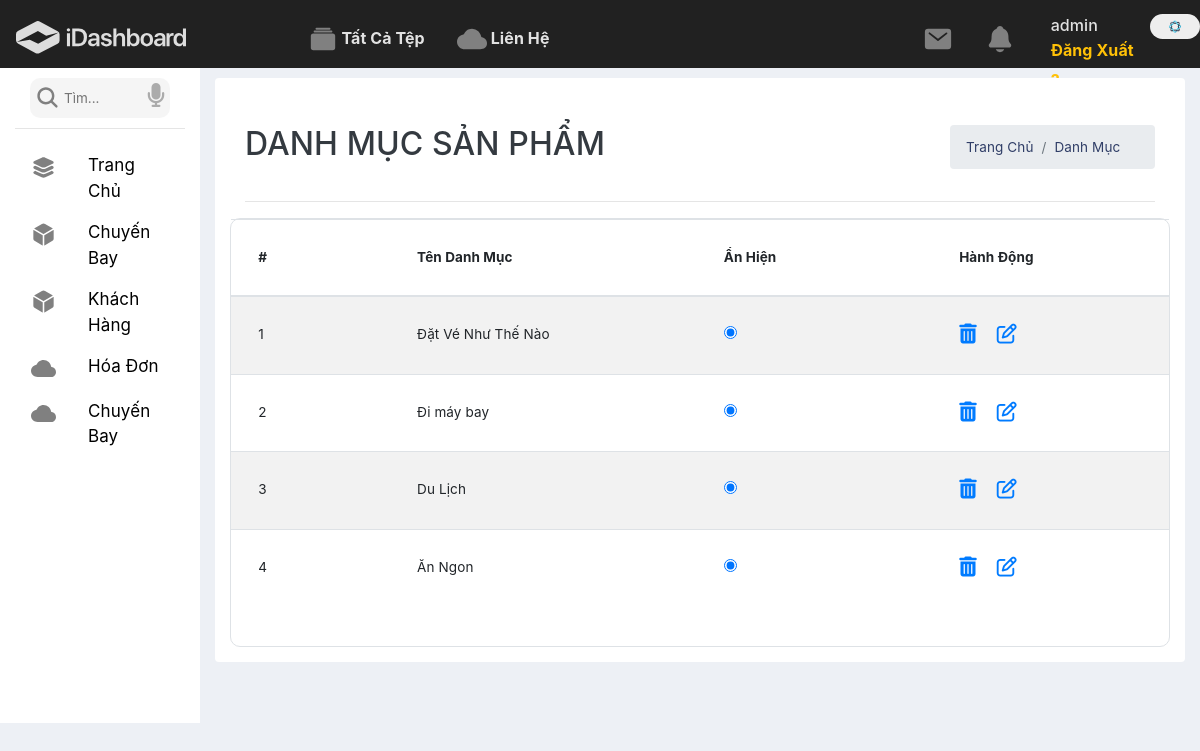
The page /admin/index.php?ctrl=loaihang&act=index (signed in) on the database its author committed.
### tables this page shows
CREATE TABLE `dmbaiviet` (
  `id` int(11) NOT NULL,
  `name` varchar(255) NOT NULL,
  `anhien` tinyint(1) NOT NULL
);

### system/database.php (called while the page is built, shortened)
<?php
function connect(){
    try {
        $ConnectionOption = array
            (
                PDO::MYSQL_ATTR_INIT_COMMAND => "SET NAMES 'utf8'",
                PDO::ATTR_ERRMODE => PDO::ERRMODE_EXCEPTION,
            );
        $conn = new PDO ('mysql:host='.HOST_DB.';dbname='.NAME_DB.';charset=utf8', USER_DB, PASS_DB, $ConnectionOption);
        $conn->setAttribute(PDO::ATTR_ERRMODE, PDO::ERRMODE_EXCEPTION);
        return $conn;
    } catch(PDOException $e) {
        include_once '../site/views/error/500.php';
    }
}
function result1($fe,$sql){
    $sqlValue = array_slice(func_get_args(),2);
    try {
        $conn = connect();
        $stmt = $conn->prepare($sql);
        $stmt->execute($sqlValue);
        if($fe===0)return $stmt->fetchAll();elseif($fe===1)return $stmt->fetch(PDO::FETCH_ASSOC);
    } catch (PDOException $e) {
        echo "Lỗi: " . $e->getMessage();
    }
    finally{
        unset($conn);
    }
}
?>

### admin/models/loaihang.php (called while the page is built, shortened)
<?php
    function showAllDm(){
        $sql = "select * from dmbaiviet where 1 order by id desc ";
        return result1(0,$sql);
    }
?>

### admin/views/loaihangindex.php (the view)
<div class="col-lg-10">
    <div class="l-box-white">
        <div class="container-fluid">
            <div class="row d-flex justify-content-between mt-3">
                <div class="col-lg-6 text-dark mt-3">
                    <h2>DANH MỤC SẢN PHẨM</h2>
                </div>
                <div class="col-lg-3 mt-3">
                    <nav aria-label="breadcrumb ">
                        <ol class="breadcrumb">
                            <li class="breadcrumb-item"><a href="#">Trang Chủ</a></li>
                            <li class="breadcrumb-item"><a href="#">Danh Mục</a></li>
                        </ol>
                    </nav>
                </div>
            </div>
            <hr>
            <div class="row mt-3">
                <div class="col-lg-12 bg-white pb-4 border">
                    <div class="row d-flex justify-content-center">
                        <table class="table table-striped w-100">
                            <thead class="thead-inverse">
                                <tr>
                                    <th width="200">#</th>
                                    <th width="400">Tên Danh Mục</th>
                                    <th width="300">Ẩn Hiện</th>
                                    <th width="300">Hành Động</th>
                                </tr>
                            </thead>
                            <tbody>
                                <?php
                                    $i=0;
                                    foreach ($showAllDm as $motdm) {
                                        $i++;
                                        $id = $motdm['id'];
                                        $anhien = $motdm['anhien'];
                                        if($anhien == 1){
                                            $anhien = 'checked';
                                        }else{
                                            $anhien ='onclick="return false"';
                                        }
                                        $linkdel = "/ban-ve-may-bay/admin/index.php?ctrl=loaihang&act=del&iddel=".$id;
                                        $linkedit = "/ban-ve-may-bay/admin/index.php?ctrl=loaihang&act=add&idedit=".$id;
                                    ?>
                                    <tr>
                                        <td><?=$i?></td>
                                        <td><?=$motdm['name']?></td>
                                        <td><input type="radio" <?=$anhien?>> </td>
                                        <td>
                                            <a onclick='checkDelete("<?=$linkdel?>")'><i class="fa fa-trash mr-3"></i></a>
                                            <a href="<?=$linkedit?>"><i class="fa fa-edit"></i></a>
                                        </td>
                                    </tr>
                                <?php }?>
                            </tbody>
                        </table>
                    </div>
                </div>
            </div>
        </div>
    </div>
</div>

### admin/views/css/style.css (style rules this page uses)
a, a:hover, a:active { text-decoration: none !important; color: #303e67; }
body { margin: 0; overflow-x: hidden !important; font-size: .845rem; background-color: #edf0f5; color: rgba(0, 0, 0, 0.95); min-height: 100vh; letter-spacing: 0.1px; line-height: 1.5; font-family: "Inter", sans-serif; }
.bg-white { background-color: white; }
.border { border-radius: 10px; }
ul, li { list-style: none; padding: 0; margin: 0; }
tr td .fa-trash, tr td .fa-edit { font-size: 20px !important; color: #007bff; }
.table td, .table th { padding: 1.7rem; }
.l-box-white { background: white; border-radius: 4px; margin-top: 10px; padding: 15px 15px; }

### rows shown on the page
dmbaiviet: name "Đặt Vé Như Thế Nào"
dmbaiviet: name "Đi máy bay"
dmbaiviet: name "Du Lịch"
dmbaiviet: name "Ăn Ngon"

### other values the page prints
$_SESSION['suser'] "admin"
